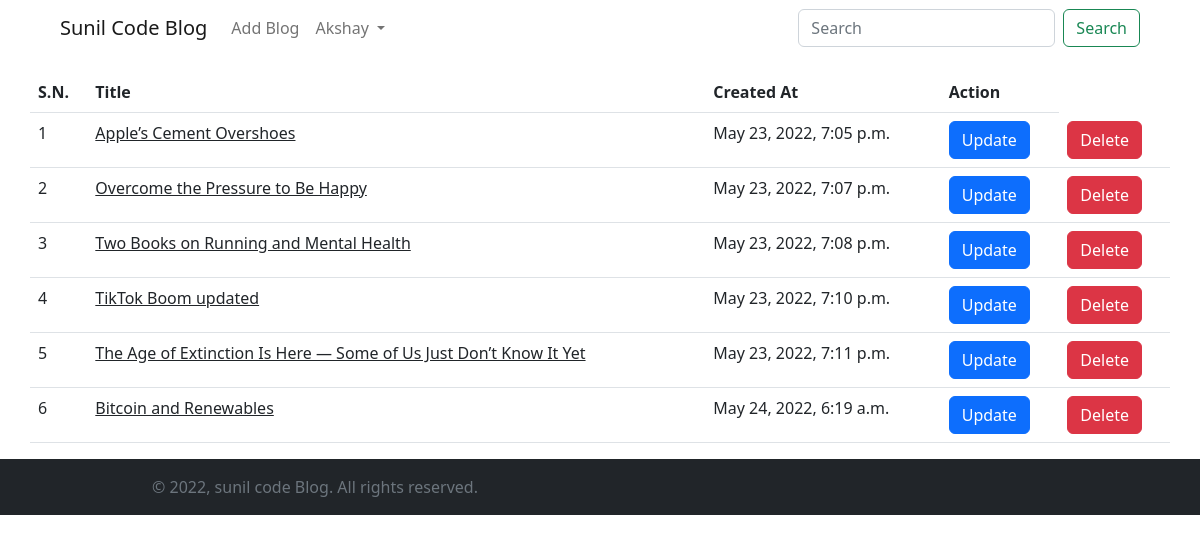
The app's page /see-blogs (signed in), older data.
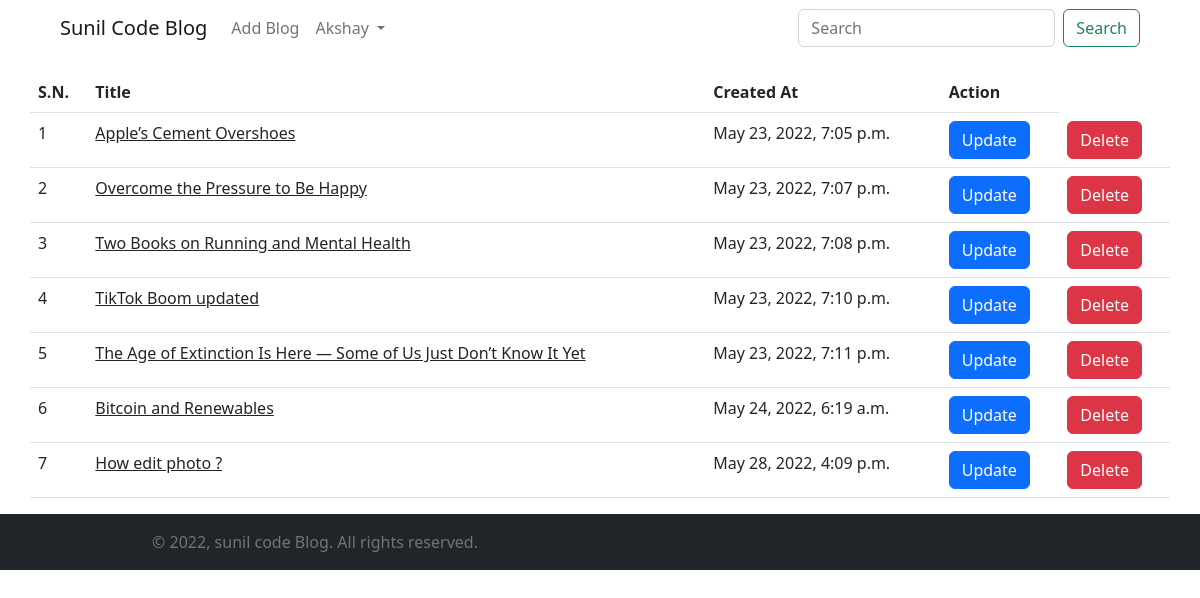
The same page, newer data.
### miniBlog/models.py (models this page shows, shortened)
class BlogModel(models.Model):
    title=models.CharField(max_length=1000)
    content=FroalaField()
    slug=models.SlugField(max_length=1000, null=True,  blank=True)
    image=models.ImageField(upload_to='blog')
    user=models.ForeignKey(User, null=True, blank=True ,on_delete=models.CASCADE)
    created_at=models.DateTimeField(auto_now_add=True)
    upload_to=models.DateTimeField(auto_now=True)
    likes=models.ManyToManyField(User,blank=True, related_name='post_like')

### miniBlog/views.py (the view)
# urls.py: path('see-blogs',seeBlogs,name='seeblogs'),
def seeBlogs(request):
    if request.user.is_authenticated:
        context = {}
        try:
            blog_objs = BlogModel.objects.filter(user=request.user)
            context['blog_objs'] = blog_objs
        except Exception as e:
            print(e)
        return render(request, 'blog/see_blogs.html', context)
    else:
        messages.error(request, "Please Login!")
        return redirect(home)

### templates/blog/see_blogs.html
{% extends './base.html' %}
{% block start %}
<section>
    <div class="container">
        <div class="row">
            <table class="table">
                <thead>
                  <tr>
                    <th scope="col">S.N.</th>
                    <th scope="col">Title</th>
                    <th scope="col">Created At</th>
                    <th scope="col">Action</th>
                  </tr>
                </thead>
                <tbody>
                    {% for blog in blog_objs %}
                  <tr>
                    <td>{{forloop.counter}}</td>
                    <td><a class="text-dark" href="{% url 'blog_detail' blog.slug %}">{{blog.title}}</a></td>
                    <td>{{blog.created_at}}</td>
                    <td><a href="{% url 'updateblog' blog.slug %}" class="btn btn-primary">Update</a></td>
                    <td><a href="{% url 'deleteblog' blog.slug %}" class="btn btn-danger">Delete</a></td>
                  </tr>
                  {% endfor %}
                </tbody>
              </table>
        </div>
    </div>
</section>
{% endblock  %}

Row changes from the older to the newer data that the page shows:
added BlogModel: title "How edit photo ?", created_at "May 28, 2022, 4:09 p.m."
